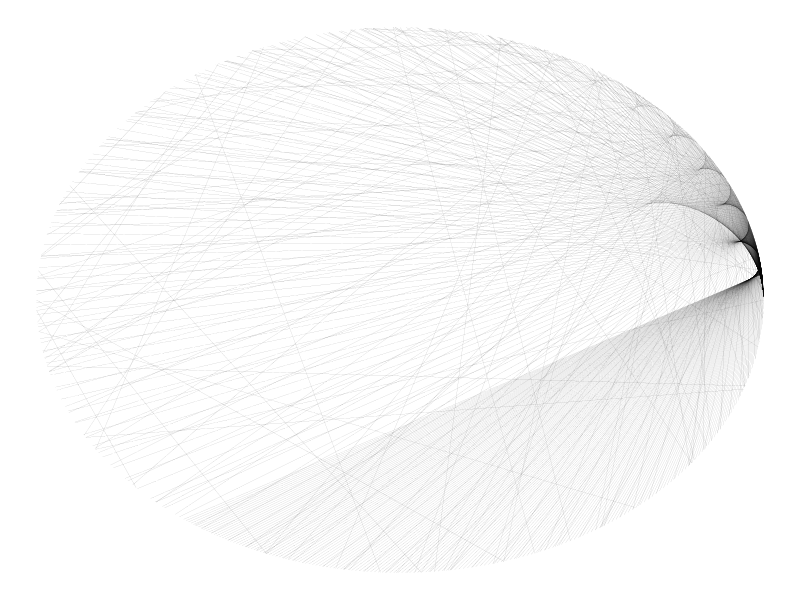
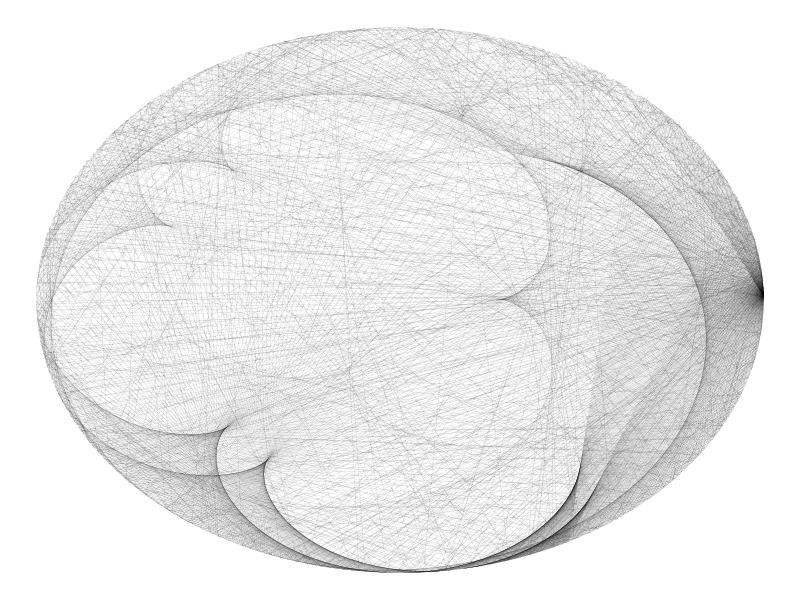
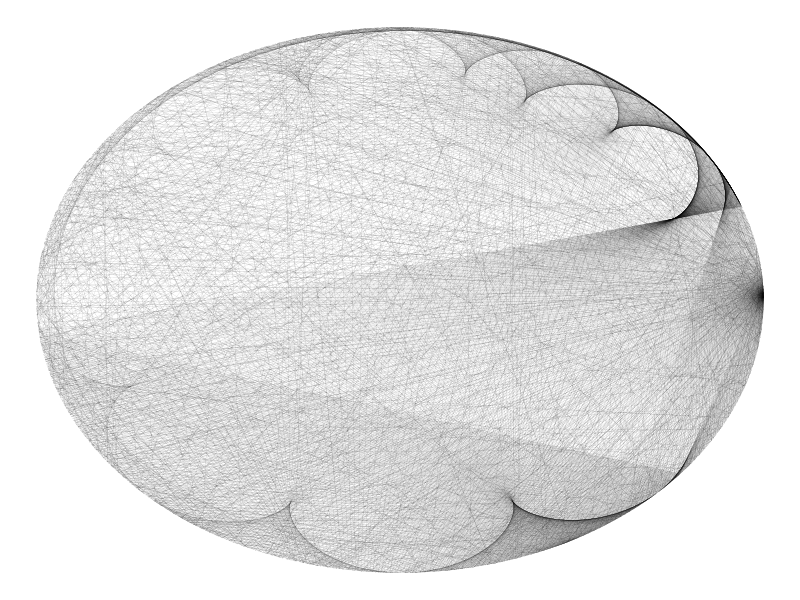
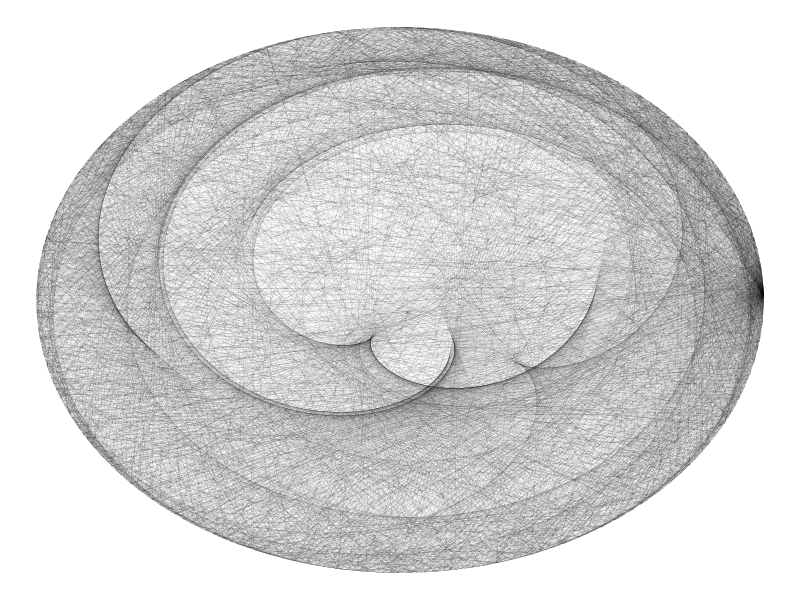
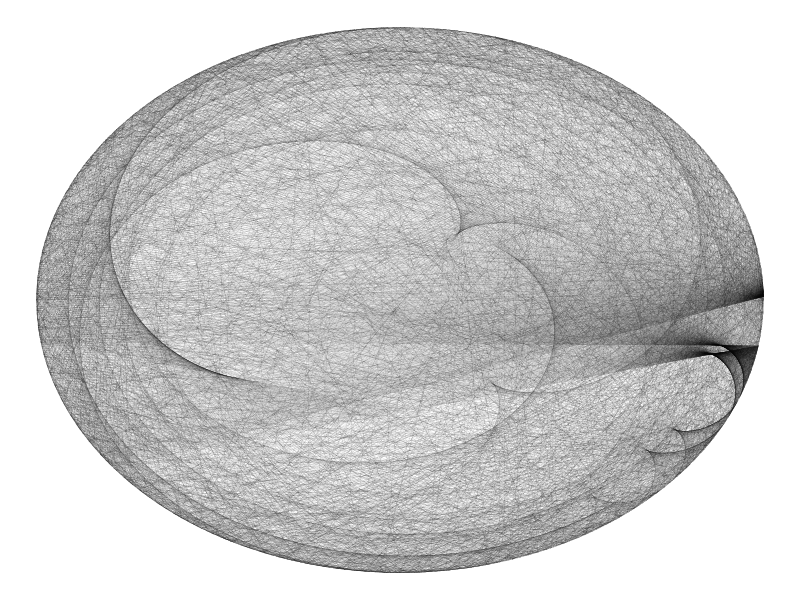
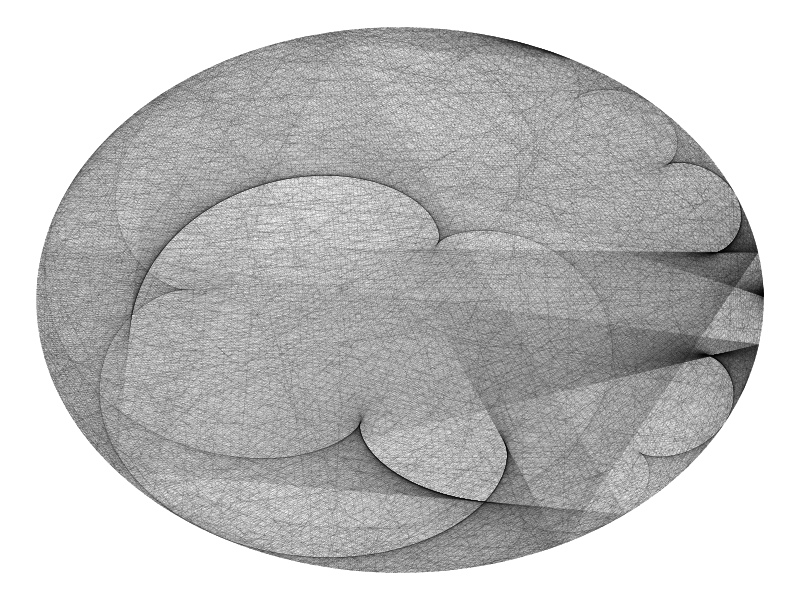
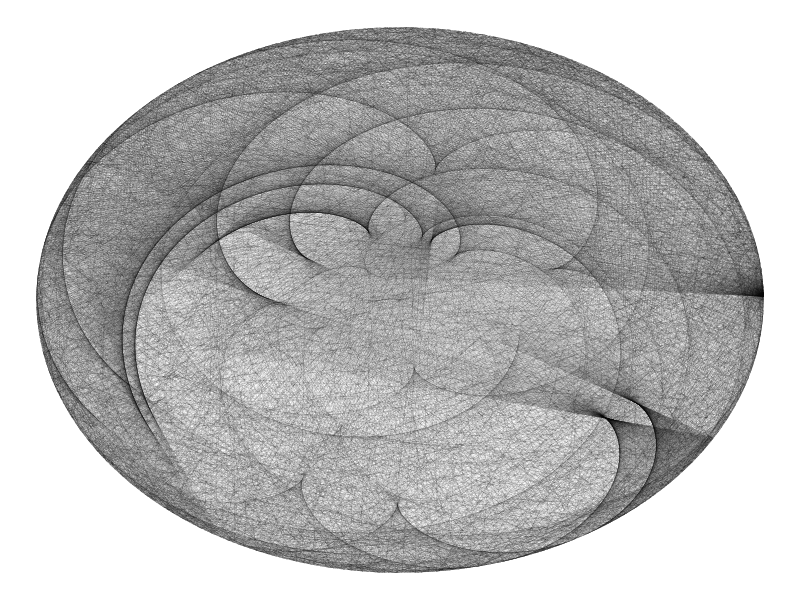
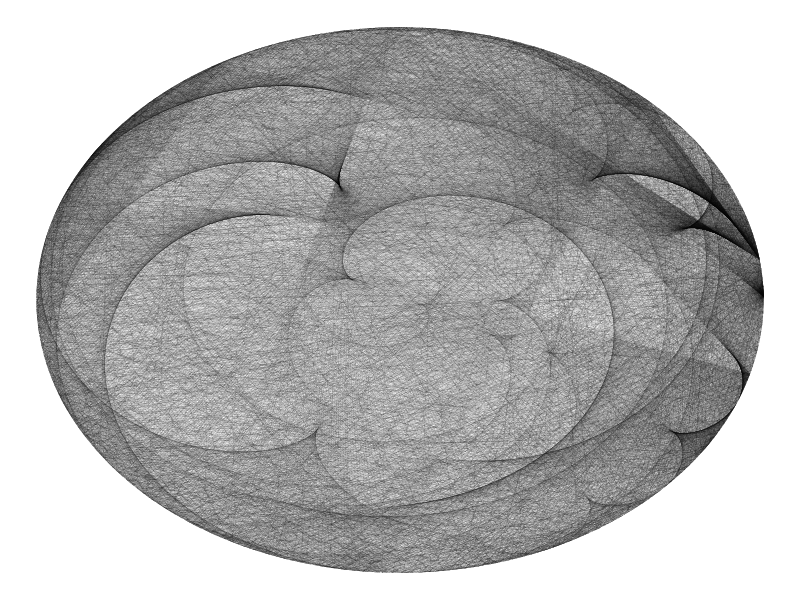

Source code (R) for these figures, in order: (Note: this script raises an error after producing the figures.)
library(dplyr)
library(ggplot2)

iterate <- function(df) {
  n = nrow(df)
  
  theta =  2 * pi * 1/(df$id/max(df$id)) * runif(1, -1, 1)
  
  x <- df$x
  y <- df$y
  
  df$x <- x * cos(theta) - y * sin(theta)
  df$y <- x * sin(theta) + y * cos(theta)
  
  
  return(df)
}


generate_data <- function(iterate_function, n_iteration) {
  n = 500
  
  df <- (
    expand.grid(angle = 2 * pi * 1/(1:n))
    %>% mutate(x = cos(angle), y = sin(angle))
    %>% mutate(id = 1:n(), iteration = 0)
    )
  
  for (i in 1:n_iteration) {
    df <- bind_rows(
      df,
      df %>% filter(iteration == max(iteration)) %>% mutate(lag_x = x, lag_y = y) %>% iterate_function() %>% mutate(iteration = iteration + 1)
      )
    }
  
  # df <- df %>% filter(iteration > 10)
  return(df)
}


for (i in 1:10) {
  for (n in 1:10) {
    graphe <- (
      ggplot(generate_data(iterate, 2*n))
      + aes(
        y = lag_y,
        x = lag_x,
        yend = y,
        xend = x,
        group = id,
      )
      + geom_segment(size = .02, alpha = .95)
      + theme_void()
      + theme(legend.position = "none")
    )

    ggsave(
      graphe,
      filename = paste0("output/", i, "_", n, ".svg"),
      width = 10,
      height = 10
    )
  }  
}


